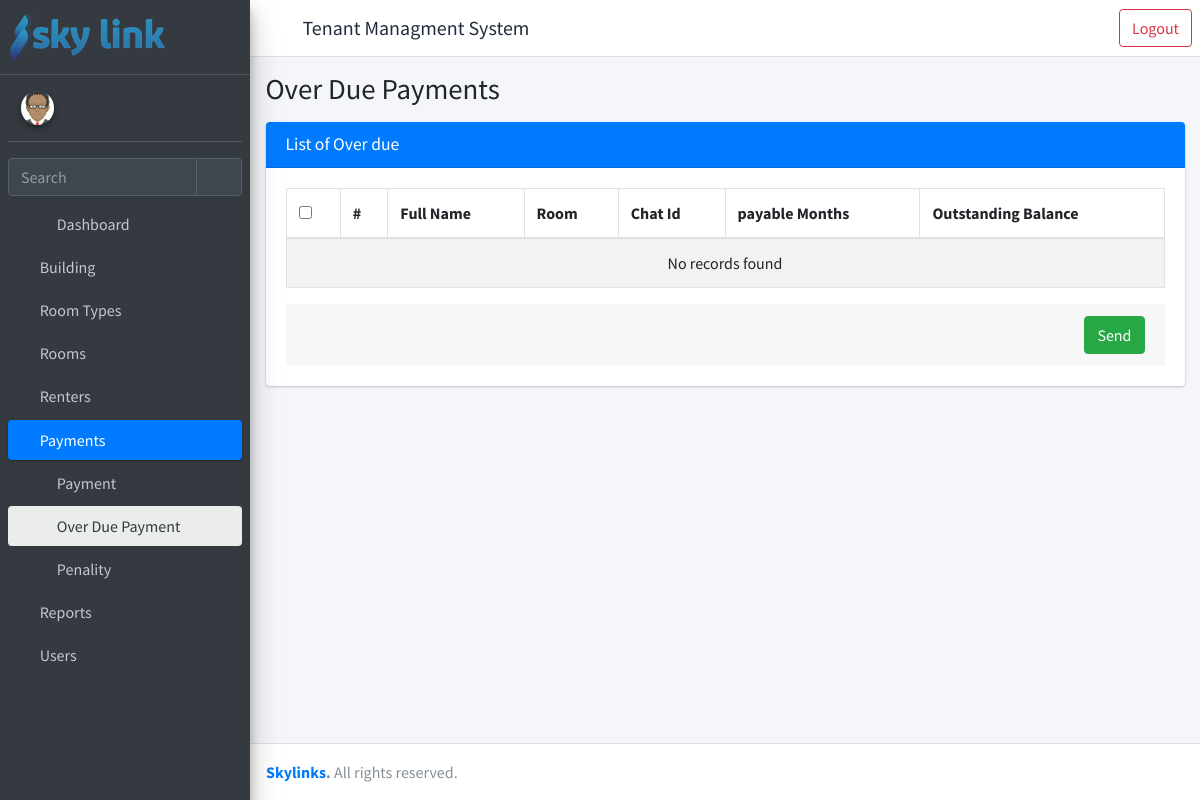
The page /over-due/ (signed in) on the database as committed earlier.
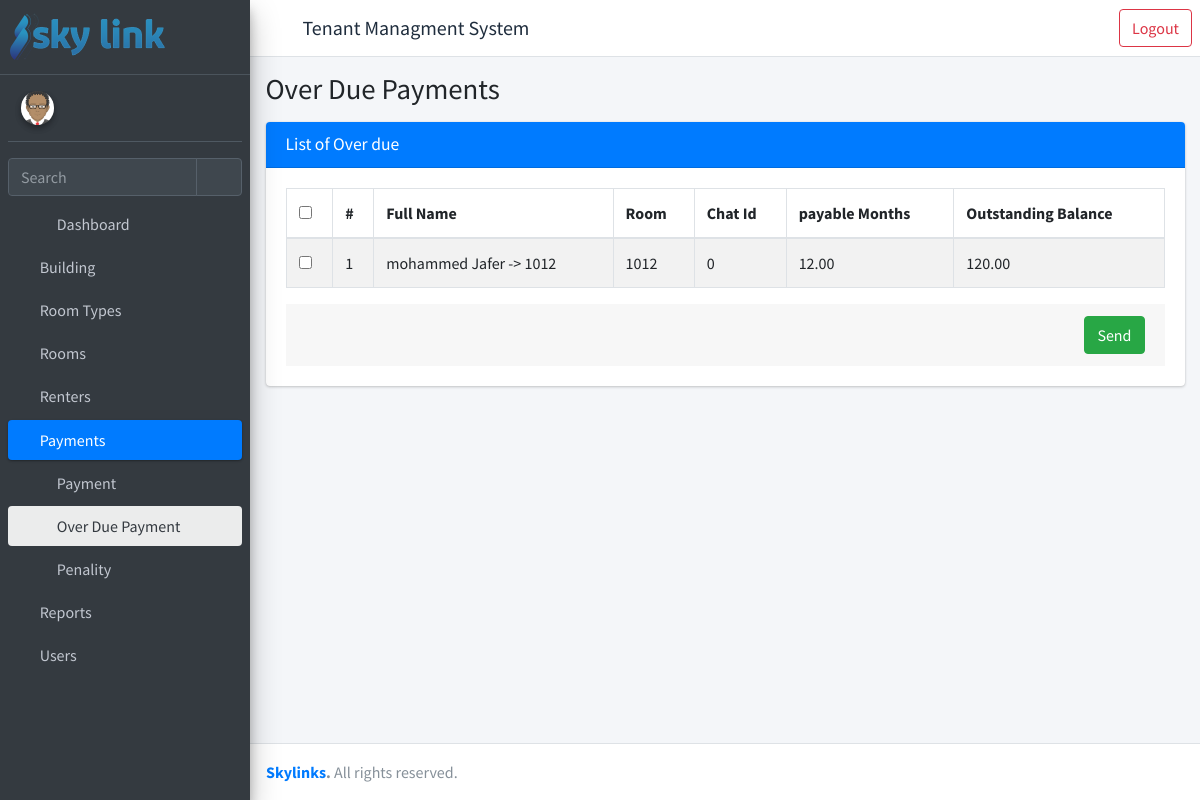
The same page on the database as committed later.
### rent/models.py (models this page shows, shortened)
class Report(models.Model):
    renter = models.ForeignKey("rent.Renter", verbose_name=_(
        "Invoice No."), on_delete=models.CASCADE)
    payable_month = models.DecimalField(
        _("Payable Month"), max_digits=20, decimal_places=2, default=0)
    payable_amount = models.DecimalField(
        _("Payable Amount"), max_digits=10, decimal_places=2, default=0)
    total_paid = models.DecimalField(
        _("Total Paid"), max_digits=10, decimal_places=2, default=0, editable=False)
    @property
    def outstanding_balance(self):
        return round(self.payable_amount - self.total_paid, 2)

class Renter(models.Model):
    first_name = models.CharField(_("First Name"), max_length=30)
    last_name = models.CharField(_("Last Name"), max_length=30)
    phone = models.IntegerField(_("Phone number"), )
    tin_no = models.IntegerField(_("Tin number"), )
    company_name = models.CharField(
        _("Company Name"), max_length=50,)
    deposited_amount = models.DecimalField(
        _("Deposited Amount"), max_digits=15, decimal_places=2, default=0)
    date_admitted = models.DateField(_("Date Admitted"), default=timezone.now)
    room = models.ForeignKey("rent.Room", verbose_name=_(
        "Room"), on_delete=models.PROTECT, related_name="rents")
    chat_id = models.IntegerField(_("Chat ID"),blank=True, null= True)
    license_img = models.ImageField(_("Company Licence"), upload_to="img/",null=True, blank=True)
    tin_img = models.ImageField(_("Tin Certificate"), upload_to="img/",null=True, blank=True)
    is_rented = models.BooleanField(_("Is Rented"), default=True)
    date_left = models.DateField(_("Date Field"), blank=True, null=True)
    created_by = models.ForeignKey(settings.AUTH_USER_MODEL, verbose_name=_(
        "Created By"), on_delete=models.PROTECT, related_name="created_by_renter")
    created_date = models.DateTimeField(_("Created Date"), auto_now_add=True)
    updated_by = models.ForeignKey(settings.AUTH_USER_MODEL, verbose_name=_(
        "Updated By"), on_delete=models.PROTECT, related_name="updated_by_renter")
    updated_date = models.DateTimeField(_("Updated Date"), auto_now=True)
    def full_name(self) -> str:
        return self.first_name + ' ' + self.last_name
    def __str__(self) -> str:
        return self.full_name() + f' -> {self.room}'

class Room(models.Model):
    building = models.ForeignKey("rent.Building", verbose_name=_(
        "Building"), on_delete=models.PROTECT)
    floor_no = models.PositiveIntegerField(_("Floor No."))
    room_type = models.ForeignKey("rent.RoomType", verbose_name=_(
        "Room Type"), on_delete=models.PROTECT)
    room_no = models.CharField(_("Room No."), max_length=10)
    width = models.DecimalField(
        _("Room Width"), max_digits=5, decimal_places=2, blank=True, null=True)
    length = models.DecimalField(
        _("Room Length"), max_digits=5, decimal_places=2, blank=True, null=True)
    area = models.DecimalField(_("Area"), max_digits=10, decimal_places=2)
    price_msq = models.DecimalField(
        _("Price per MSq"), max_digits=10, decimal_places=2)
    status = models.CharField(
        _("Status"), max_length=50, choices=STATUS_CHOICES, default="vacant")
    total_price = models.DecimalField(
        _("Total Price"), max_digits=10, decimal_places=2)
    room_img = models.ImageField(_("Room Image"), null=True, upload_to="img/", blank=True)
    is_active = models.BooleanField(default=True)
    created_by = models.ForeignKey(settings.AUTH_USER_MODEL, verbose_name=_(
        "Created By"), on_delete=models.PROTECT, related_name="created_by_room")
    created_date = models.DateTimeField(_("Created Date"), auto_now_add=True)
    updated_by = models.ForeignKey(settings.AUTH_USER_MODEL, verbose_name=_(
        "Updated By"), on_delete=models.PROTECT, related_name="updated_by_room")
    updated_date = models.DateTimeField(_("Updated Date"), auto_now=True)
    def __str__(self) -> str:
        return self.room_no

### rent/views.py (the view, shortened to what this page needs)
# urls.py: path("over-due/", views.OverDuePaymentListView, name="over-due"),
@login_required
@permission_required(perm="rent.view_payment", raise_exception=True)
def OverDuePaymentListView(request):
    reports = Report.objects.all()
    over_due = []
    for report in reports:
        if report.outstanding_balance > 0:
            over_due.append(report)
    context = {
        "object_list": over_due,
        "open": "overdue",
        "title": "Over Due Payments",
        'obj_model': 'over due',
        **permissions(request),
    }
    return render(request, "rent/over-due-list.html", context)

### templates/rent/over-due-list.html (shortened to what this page needs)
{% extends 'rent/homepage.html' %}
{% load static %}
{% block main_page %}
<div class="content">
    <div class="container-fluid">
        <div class="card">
            <div class="card-header bg-primary">
                <h3 class="card-title ">List of {{ obj_model.capitalize }}</h3>
            </div>
            <div class="card-body">
                <form method='POST'>
                    <table id="example1" class="table table-bordered table-striped" width="100%">
                        <thead>
                            <tr class="sorting sorting_desc">
                                <th ><input type='checkbox' id="table_selector"></th>
                                <th >#</th>
                                <th>Full Name</th>
                                <th>Room</th>
                                <th>Chat Id</th>
                                <th>payable Months</th>
                                <th>Outstanding Balance</th>
                            </tr>
                        </thead>
                        <tbody>
                            {% if object_list|length > 0 %}
                                {% for data in object_list %}
                                    <tr>
                                        <td><input type='checkbox' id="row{{ forloop.counter }}" name="selected_id" value = '{{data.id}}'></td>
                                        <td>{{ forloop.counter }}</td>
                                        <td>{{ data.renter }}</td>
                                        <td>{{ data.renter.room }}</td>
                                        <td>{{ data.renter.chat_id }}</td>
                                        <td>{{ data.payable_month}}</td>
                                        <td>{{ data.outstanding_balance  }}</td>
                                    </tr>
                                {% endfor %}
                            {% else %}
                                <tr>
                                    <td colspan="7" class="dataTables_empty text-center" valign="top">No records found</td>
                                </tr>
                            {% endif %}
                        </tbody>
                    </table>
                    <div class="card-footer">
                        <input type="Submit" class="btn btn-success float-right" value="Send">
                    </div>
                </form>
            </div>
        </div>
    </div>
</div>
{% endblock main_page %}
{% load static %}

Rows that differ between the two databases and show on the page:
added Report: renter "mohammed Jafer -> 1012", renter.room "1012", renter.chat_id "0", payable_month "12.00", outstanding_balance "120.00"
Other text that changed with them:
text no longer shown: "No records found"
